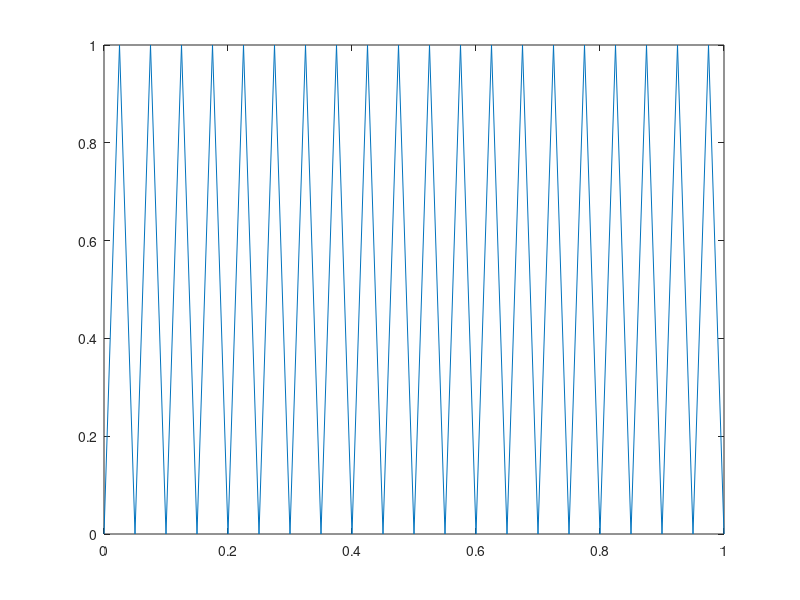

Write the MATLAB code that produced this figure. (Note: this script raises an error after producing the figure.)
clc; clear; 
% 
sigma_min = 0; % the minimum stress range history
sigma_baseline = 1; % the baseline stress
% this is the stress cylic unit that form as a base for the stress reversal
% history
stress_reversal_unit = [sigma_min, sigma_baseline]; 
% num_peaks: this set as a number of peaks to plot. Alternatively, you can set the
% total time set and the frequency to get the number of peaks
InitTime = 0; % initial time
FinalTime = 1; % Final Time
TotTime = FinalTime-InitTime;
freq_time = 20; % number of cycles per unit time
num_peaks = freq_time*TotTime; 
% create the array of stress reversal by replicating the stress reversal
% unit in column wise
stress_array = repmat(stress_reversal_unit,1,num_peaks);
stress_array(end+1) = 0; % the last part of the stress history is set to zero.
% create the time history
time_array = linspace(InitTime,FinalTime,num_peaks*2+1);
% Create plot
h = figure();
axes_parent = axes('Parent',h);
plt = plot(time_array,stress_array);
pltprops.color = 'b';
plt.LineWidth = 1.5;
% Create ylabel
ylabel('Stress (MPa)');
% Create xlabel
xlabel('Time (s)');
title('Constant Stress Loading')
box(axes_parent,'on');
hold(axes_parent,'off');
% Set the remaining axes properties
set(axes_parent,'FontName','Arial','FontSize',12,'FontWeight','bold','LineWidth',...
    1.5);